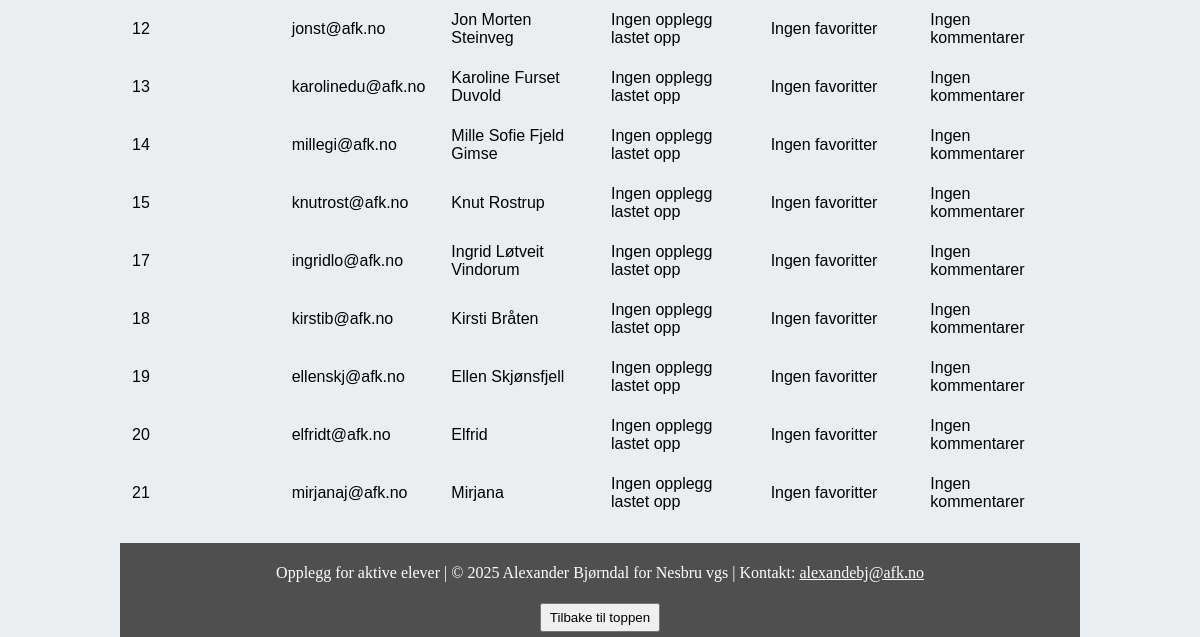
Page /brukere (signed in, lower part) on the earlier database version.
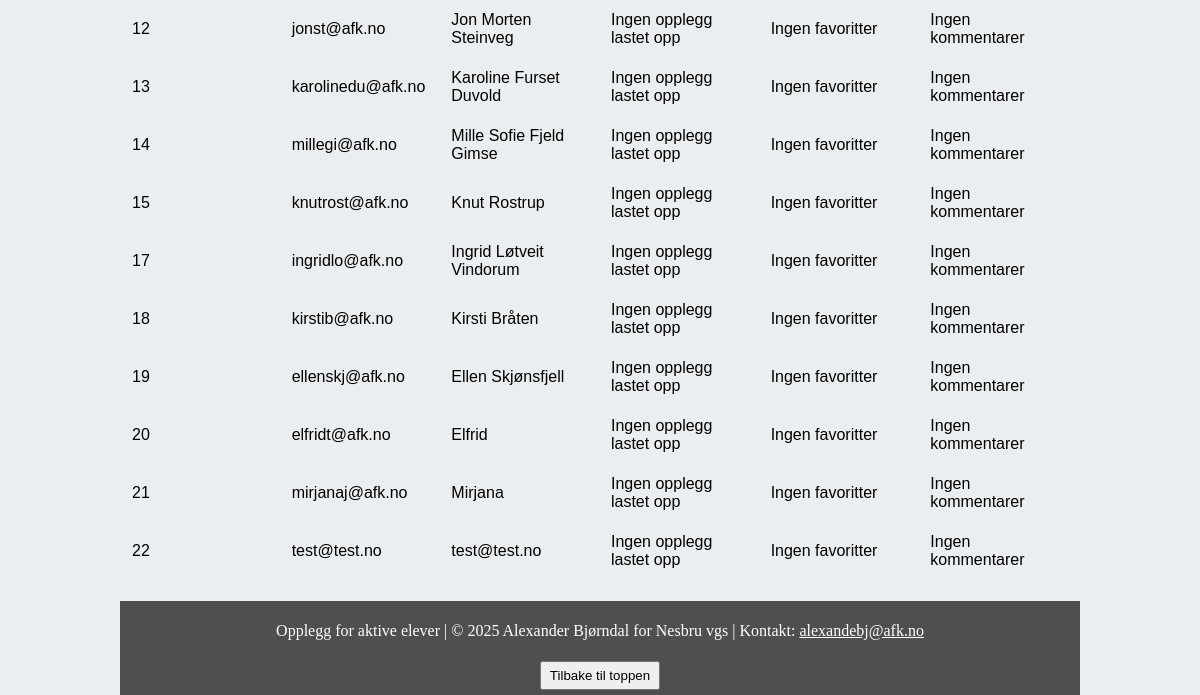
Same page on the later database version.
### website/models.py (models this page shows)
class User(db.Model, UserMixin):
    __tablename__ = 'user'
    id = db.Column(db.Integer, primary_key=True)
    email = db.Column(db.String(150), unique=True)
    password = db.Column(db.String(150))
    first_name = db.Column(db.String(150))
    role = db.Column(db.String(50), default='user')
    is_email_confirmed = db.Column(db.Boolean, default=False)
    opplegg = db.relationship('Opplegg')
    favorites = db.relationship('Opplegg', secondary=opplegg_user_favorites, backref='user_favorite')
    comments = db.relationship('Comment', back_populates='user')

### website/views.py (the view)
@views.route('/brukere', methods=['GET'])
@login_required
def admin_users():
    if current_user.role != 'admin':
        abort(403)  # Forbidden access if the user is not an admin
    users = User.query.all()
    user_data = []
    for user in users:
        user_opplegg = user.opplegg  # All opplegg linked to the user
        user_favorites = user.favorites  # All favorites linked to the user
        user_data.append({
            'user': user,
            'opplegg': user_opplegg,
            'favorites': user_favorites
        })
    return render_template('brukere.html', user=current_user, user_data=user_data)

### website/__init__.py (called while the page is built)
def create_app():
    app = Flask(__name__)
    app.config['SECRET_KEY'] = '8a7df6oliqwjh5l'
    app.config['SQLALCHEMY_DATABASE_URI'] = f'sqlite:///{DB_NAME}'
    db.init_app(app)
    migrate = Migrate(app, db)
    from .views import views
    from .auth import auth
    app.register_blueprint(views, url_prefix='/')
    app.register_blueprint(auth, url_prefix='/')
    from .models import User, Opplegg, Trait
    create_database(app)
    login_manager = LoginManager()
    login_manager.login_view = 'auth.login'
    login_manager.init_app(app)
    login_manager.login_message = "Funksjonen du prøvde å bruke krever innlogging."
    @login_manager.user_loader
    def load_user(id):
        return User.query.get(int(id))
    @app.errorhandler(403)
    def forbidden(error):
        return jsonify({'error': 'Ingen tilgang'}), 403
    return app

### website/templates/brukere.html (shortened to what this page needs)
{% extends "base.html" %}
{% block content %}
<div class="container">
    <table class="table table-striped table-bordered">
        <tbody>
            {% for data in user_data %}
                <tr>
                    <td>{{ data.user.id }}</td>
                    <td>{{ data.user.email }}</td>
                    <td>{{ data.user.first_name }}</td>
                    <td>
                        {% if data.opplegg %}
                            {% for opp in data.opplegg %}
                                <div>
                                    <a href="{{ url_for('views.se_opplegg', opplegg_id=opp.id) }}">
                                        {{ opp.name }}
                                    </a>
                                </div>
                            {% endfor %}
                        {% else %}
                            Ingen opplegg lastet opp
                        {% endif %}
                    </td>
                    <td>
                        {% if data.favorites %}
                            {% for favorite in data.favorites %}
                                <div>
                                    <a href="{{ url_for('views.se_opplegg', opplegg_id=favorite.id) }}">
                                        {{ favorite.name }}
                                    </a>
                                </div>
                            {% endfor %}
                        {% else %}
                            Ingen favoritter
                        {% endif %}
                    </td>
                    <td>
                        {% if data.user.comments %}
                            {% for comment in data.user.comments %}
                                {{ comment.content|truncate(50) }}
                                <div>
                                    <a href="{{ url_for('views.se_opplegg', opplegg_id=comment.opplegg.id) }}">
                                        (View Opplegg)
                                    </a>
                                </div>
                            {% endfor %}
                        {% else %}
                            Ingen kommentarer
                        {% endif %}
                    </td>
                </tr>
            {% endfor %}
        </tbody>
    </table>
</div>
{% endblock %}

### website/templates/base.html (shortened to what this page needs)
<!DOCTYPE html>
<html>
  <head class="mainclass">
    <link href="https://cdnjs.cloudflare.com/ajax/libs/font-awesome/5.15.4/css/all.min.css" rel="stylesheet">
    <link rel="stylesheet" href="{{ url_for('static', filename='home.css') }}" />
  </head>
  <body class="mainclass">
    <div class="container">{% block content %}{% endblock %}</div>
    <footer>
      <div class="footer-content">
        <p>
          Opplegg for aktive elever | &copy;
          <span id="current-year"></span> Alexander Bjørndal for Nesbru vgs |
          Kontakt: <span id="email1"></span>
        </p>
      </div>
      <button id="back-to-top" onclick="window.scrollTo(0, 0)">
        Tilbake til toppen
      </button>
    </footer>
  </body>
</html>

### website/static/home.css (style rules this page uses)
html, body { height: 100%; margin: 0; display: flex; flex-direction: column; background: #eaeef1; scroll-behavior: smooth; }
.container { font-family: "Font Awesome 5 Free", Tahoma, Geneva, Verdana, sans-serif; flex: 1; display: grid; }
.mainclass { margin-left: 10%; margin-right: 10%; }
footer { background-color: #4f4f4f; color: #fff; text-align: center; padding: 5px 0; margin-top: 20px; }
#back-to-top { margin-top: 5px; padding: 5px 8px; cursor: pointer; }
table { width: 100%; table-layout: fixed; }
tr { border-bottom: 1px solid #ddd; }

Differences in the rows shown:
added User: user.id "22", user.email "test@test.no", user.first_name "test@test.no"
Other differences:
new list line: "Ingen opplegg lastet opp Ingen favoritter Ingen kommentarer"
